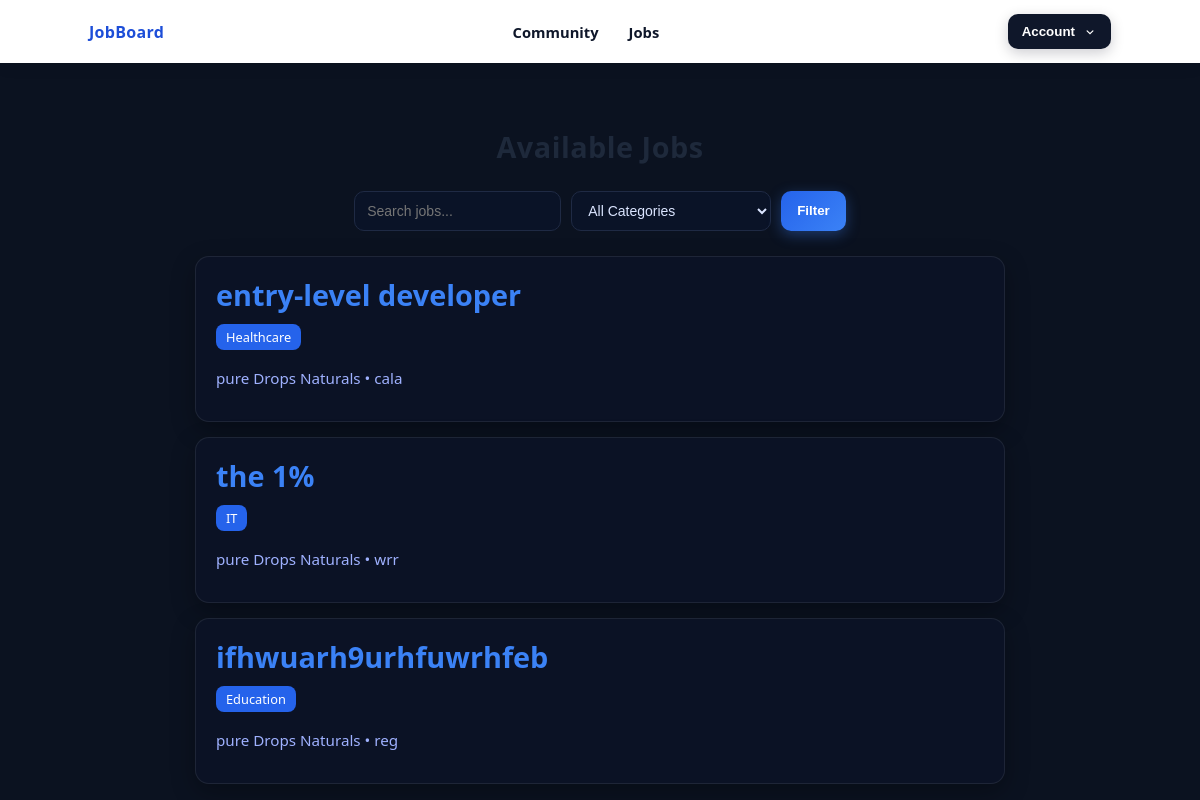
Screenshot of /jobs/ with the database file from the repository.
### jobs/models.py (models this page shows, shortened)
class Job(models.Model):
    CATEGORY_CHOICES = (
        ('IT', 'Information Technology'),
        ('Finance', 'Finance'),
        ('Education', 'Education'),
        ('Healthcare', 'Healthcare'),
        ('Other', 'Other'),
    )
    company = models.ForeignKey(Company, on_delete=models.CASCADE)
    title = models.CharField(max_length=255)
    description = models.TextField()
    requirements = models.TextField()
    location = models.CharField(max_length=255)
    category = models.CharField(max_length=50, choices=CATEGORY_CHOICES)
    salary = models.DecimalField(max_digits=10, decimal_places=2, null=True, blank=True)
    created_at = models.DateTimeField(auto_now_add=True)

### company/models.py (models this page shows, shortened)
class Company(models.Model):
    owner = models.OneToOneField(User, on_delete=models.CASCADE, limit_choices_to={'role': 'employer'})
    name = models.CharField(max_length=255)
    description = models.TextField()
    website = models.URLField(blank=True, null=True)
    location = models.CharField(max_length= 200, null= True, blank=True)
    logo = models.ImageField(upload_to='company_logos/', blank=True, null=True)

### jobs/views.py (the view)
# urls.py: path('', views.job_list, name='job_list'),
def job_list(request):
    query = request.GET.get("q")  # search query
    category = request.GET.get("category")  # category filter
    jobs = Job.objects.all()
    if query:
        jobs = jobs.filter(
            Q(title__icontains=query) |
            Q(description__icontains=query) |
            Q(company__name__icontains=query)
        )
    if category and category != "all":
        jobs = jobs.filter(category__iexact=category)
    categories = Job.objects.values_list("category", flat=True).distinct()
    return render(request, "jobs/job_list.html", {
        "jobs": jobs,
        "categories": categories,
    })

### jobs/templates/jobs/job_list.html (shortened to what this page needs)
{% extends 'base.html' %}
{% block content %}
<div class="job-list-container">
    <h2 class="page-title">Available Jobs</h2>
    <form method="get" class="filter-form">
        <input type="text" name="q" class="search-input"
               placeholder="Search jobs..."
               value="{{ request.GET.q }}">
        <select name="category" class="category-select">
            <option value="all">All Categories</option>
        </select>
        <button type="submit" class="filter-btn">Filter</button>
    </form>
    <ul class="job-list">
        {% for job in jobs %}
            <li class="job-card">
                <a href="{% url 'job_detail' job.id %}" class="job-link">
                    <h3 class="job-title">{{ job.title }}</h3>
                    <p class="job-category">{{ job.category }}</p>
                    <p class="company-location">
                        {{ job.company.name }} • {{ job.location }}
                    </p>
                </a>
            </li>
        {% empty %}
            <p class="no-jobs">No jobs found.</p>
        {% endfor %}
    </ul>
</div>
{% endblock %}

### templates/base.html (shortened to what this page needs)
{% load static %}
<!DOCTYPE html>
<html lang="en">
<head>
  <link rel="stylesheet" href="{% static 'css/style.css' %}" />
</head>
<body>
  {% include 'nav.html'%}
  <main>
    {% block content %}{% endblock %}
  </main>
</body>
</html>

### templates/nav.html (shortened to what this page needs)
  <nav class="nav">
    <div class="nav__inner">
      <a class="nav__brand" href="{% url 'feed' %}">JobBoard</a>
      <ul class="nav__links">
        <li class="nav-item"><a class="nav-link" href="{% url 'feed' %}">Community</a></li>
        <li><a href="{% url 'job_list' %}">Jobs</a></li>
      </ul>
      <div class="nav__dropdown" data-dropdown>
        <button class="nav__trigger" type="button" aria-haspopup="true" aria-expanded="false">
          <span>Account</span>
          <svg class="caret" width="14" height="14" viewBox="0 0 24 24" aria-hidden="true">
            <path d="M7 10l5 5 5-5" fill="none" stroke="currentColor" stroke-width="2" stroke-linecap="round"/>
          </svg>
        </button>
      </div>
    </div>
  </nav>

### static/css/style.css (style rules this page uses)
:root { --bg: #0b1120; --card: #0c1327cc; --stroke: #1f2a44; --text: #dbe5ff; --muted: #9fb1ffb3; --blue: #3b82f6; --blue-600: #2563eb; --blue-700: #1d4ed8; }
* { box-sizing: border-box }
html,body { height: 100% }
body { margin: 0; font-family: system-ui, -apple-system, "Segoe UI", Arial, sans-serif; color: var(--text); background: #0b1220; }
.nav { position: sticky; top: 0; z-index: 100; background: #fff; box-shadow: 0 4px 15px rgba(0, 0, 0, 0.06); padding: 6px 0; }
.nav__inner { max-width: 1050px; margin: 0 auto; display: flex; align-items: center; justify-content: space-between; padding: 8px 14px; }
.nav__brand { color: var(--blue-700); text-decoration: none; font-weight: 700; letter-spacing: 0.3px; font-size: 1rem; transition: color 0.2s ease-in-out; }
.nav__links { list-style: none; display: flex; gap: 14px; margin: 0; padding: 0; }
.nav__links a { color: #0f172a; text-decoration: none; font-weight: 600; font-size: 0.92rem; padding: 6px 8px; border-radius: 6px; transition: all 0.2s ease-in-out; }
.nav__trigger { display: inline-flex; align-items: center; gap: 8px; background: #0f172a; color: #fff; border: none; border-radius: 10px; padding: 10px 14px; cursor: pointer; font-weight: 700; box-shadow: 0 4px 14px rgba(2, 6, 23, .2); }
.nav__trigger .caret { transition: transform .2s ease }
.job-list-container { max-width: 850px; margin: 20px auto; padding: 20px; background: transparent; }
.page-title { font-size: 1.8rem; font-weight: 700; color: var(--text); margin-bottom: 20px; text-align: center; }
.filter-form { display: flex; flex-wrap: wrap; gap: 10px; margin-bottom: 25px; justify-content: center; }
.search-input, .category-select { padding: 10px 12px; background: #0a1327; color: var(--text); border: 1px solid var(--stroke); border-radius: 10px; font-size: 14px; min-width: 200px; transition: border-color 0.2s ease, box-shadow 0.2s ease; }
.filter-btn { padding: 10px 16px; background: linear-gradient(135deg, var(--blue-600), var(--blue)); color: white; border: none; border-radius: 10px; cursor: pointer; font-weight: 700; transition: filter 0.2s ease; box-shadow: 0 4px 14px rgba(59, 130, 246, 0.35); }
.job-list { list-style: none; margin: 0; padding: 0; display: flex; flex-direction: column; gap: 15px; }
.job-card { background: var(--card); padding: 18px 20px; border: 1px solid rgba(255, 255, 255, 0.08); border-radius: 14px; transition: all 0.2s ease; box-shadow: 0 8px 24px rgba(0, 0, 0, 0.3); }
.job-link { text-decoration: none; color: inherit; }
.job-title { font-size: 1.2rem; font-weight: 700; color: #cbd5ff; margin-bottom: 6px; }
.job-category { font-size: 0.9rem; color: var(--muted); }
.company-location { font-size: 0.95rem; color: #9fb1ff; margin-top: 5px; }
.job-title { font-size: 1.8rem; font-weight: bold; color: #3b82f6; margin: 0; }
.job-category { display: inline-block; background-color: #2563eb; color: white; font-size: 0.8rem; padding: 4px 10px; border-radius: 8px; margin-top: 10px; }
.page-title { font-size: 1.8rem; font-weight: 700; color: #1e293b; margin-bottom: 25px; text-align: center; letter-spacing: 0.5px; }

### rows the page displays
Job: title "entry-level developer", category "Healthcare", company.name "pure Drops Naturals", location "cala"
Job: title "the 1%", category "IT", company.name "pure Drops Naturals", location "wrr"
Job: title "ifhwuarh9urhfuwrhfeb", category "Education", company.name "pure Drops Naturals", location "reg"
